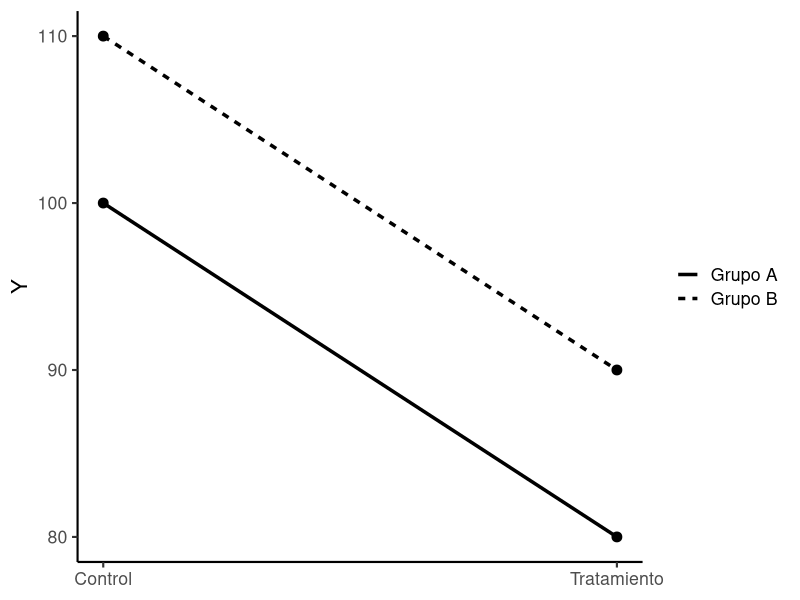
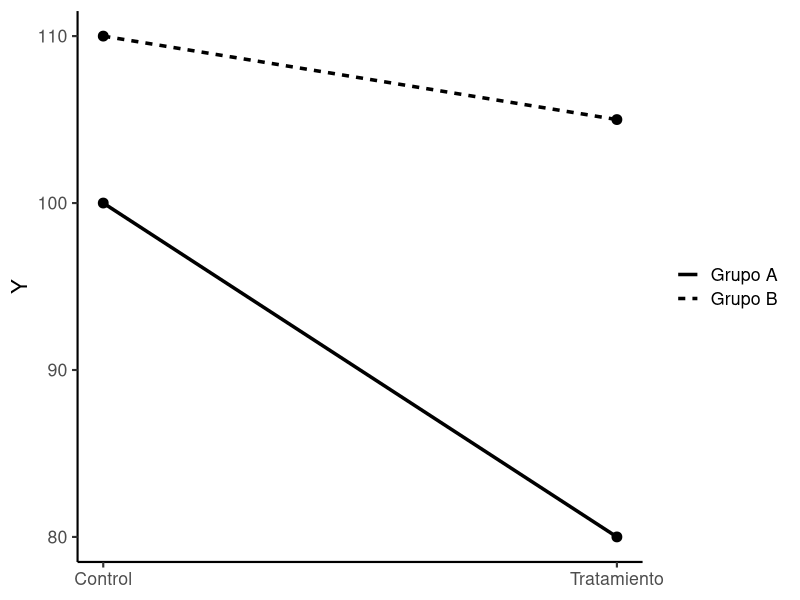
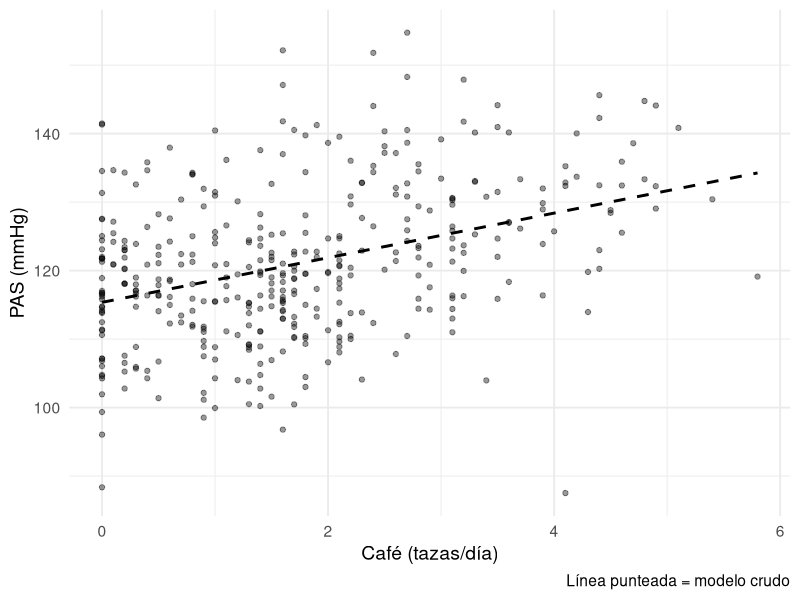
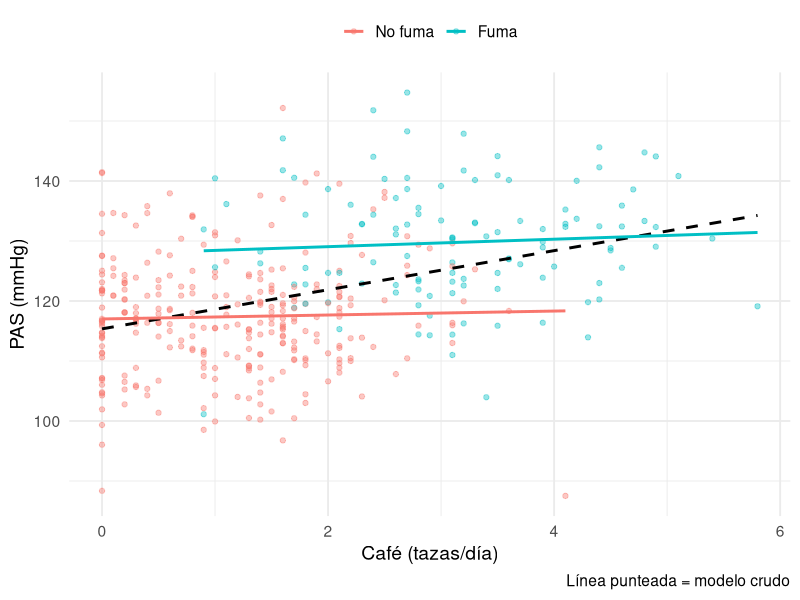
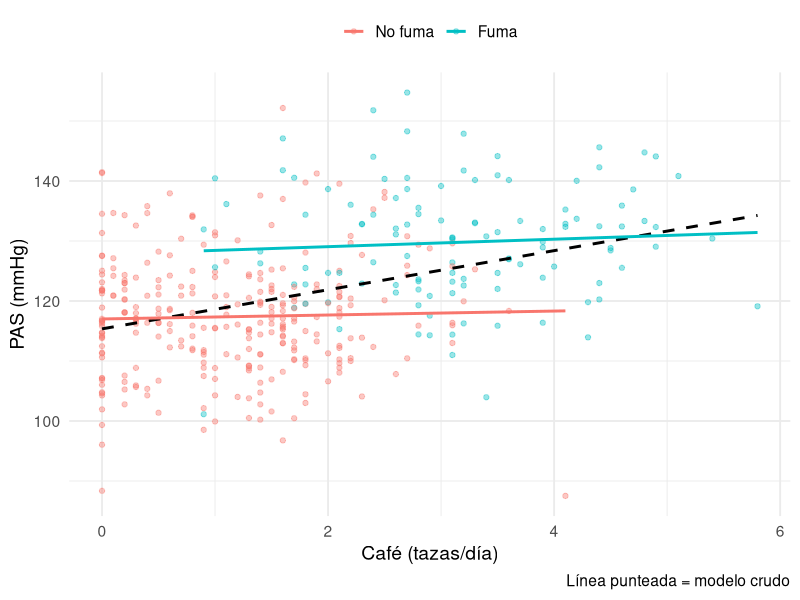
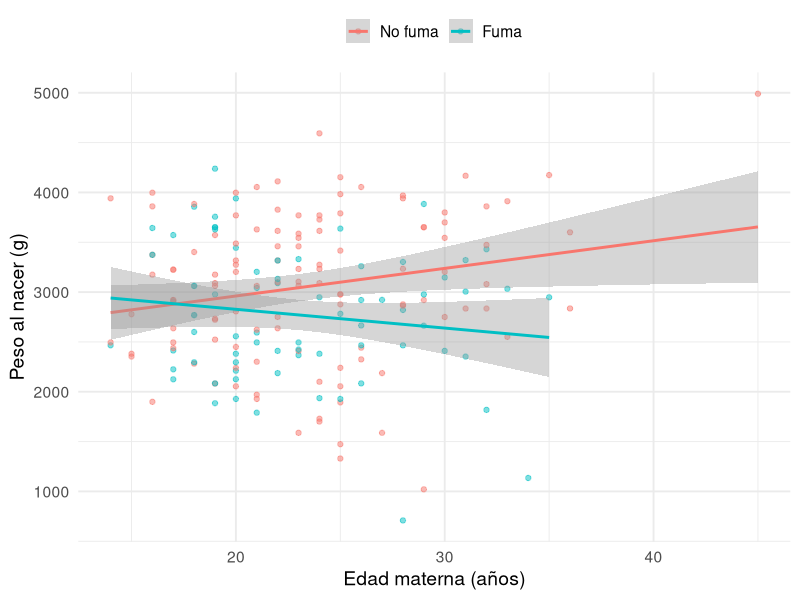
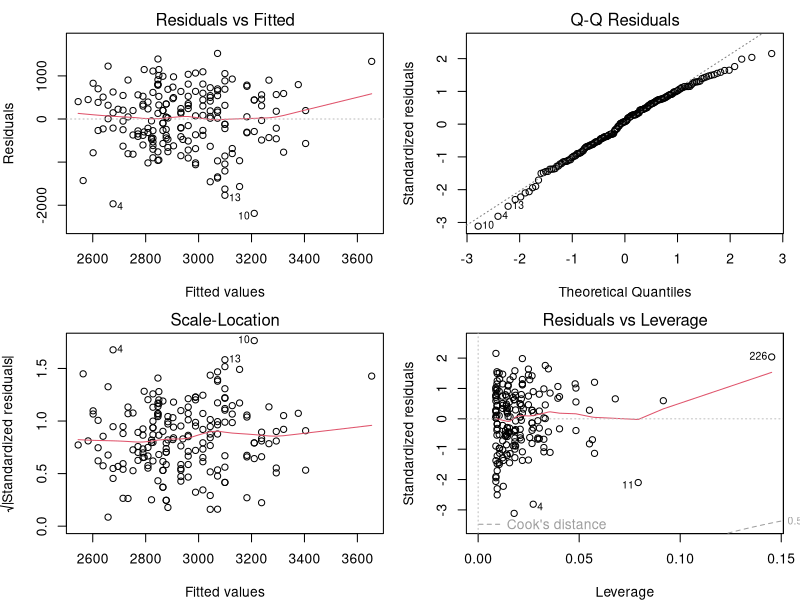

R code for these plots, in order:
## ---- chunk 1
#| label: setup
#| include: false
library(ggplot2)
theme_set(theme_minimal(base_size = 14))
data(birthwt, package = "MASS")
data(Pima.tr,  package = "MASS")
birthwt$smoke_f <- factor(birthwt$smoke, labels = c("No fuma", "Fuma"))
## ---- chunk 2
#| echo: false
#| fig-align: center
#| out-width: "90%"

library(ggplot2)
library(dplyr)
library(tidyr)

d1 <- data.frame(
  x = rep(c(0, 1), 2),
  y = c(100, 80, 110, 90),
  grupo = rep(c("Grupo A", "Grupo B"), each = 2)
)

ggplot(d1, aes(x, y, group = grupo, linetype = grupo)) +
  geom_line(linewidth = 1.2) +
  geom_point(size = 3) +
  scale_x_continuous(
    breaks = c(0, 1),
    labels = c("Control", "Tratamiento")
  ) +
  labs(x = NULL, y = "Y", linetype = NULL) +
  theme_classic(base_size = 16)
## ---- chunk 3
#| echo: false
#| fig-align: center
#| out-width: "90%"

d2 <- data.frame(
  x = rep(c(0, 1), 2),
  y = c(100, 80, 110, 105),
  grupo = rep(c("Grupo A", "Grupo B"), each = 2)
)

ggplot(d2, aes(x, y, group = grupo, linetype = grupo)) +
  geom_line(linewidth = 1.2) +
  geom_point(size = 3) +
  scale_x_continuous(
    breaks = c(0, 1),
    labels = c("Control", "Tratamiento")
  ) +
  labs(x = NULL, y = "Y", linetype = NULL) +
  theme_classic(base_size = 16)
## ---- chunk 4
set.seed(2026)
n    <- 400
fuma <- rbinom(n, 1, 0.3)
cafe <- pmax(0, round(1 + 2 * fuma + rnorm(n, 0, 1), 1))   # tazas/día
pas  <- 118 + 0 * cafe + 12 * fuma + rnorm(n, 0, 10)        # café: efecto real = 0
d_conf <- data.frame(pas, cafe, fuma = factor(fuma, labels = c("No fuma", "Fuma")))

d_conf |> ggplot(aes(cafe, pas)) +
  geom_point(alpha = 0.4) +
  geom_smooth(method = "lm", se = FALSE,
              colour = "black", linetype = 2) +
  labs(x = "Café (tazas/día)", y = "PAS (mmHg)",
       colour = NULL,
       caption = "Línea punteada = modelo crudo") +
  theme(legend.position = "top")
## ---- chunk 5
d_conf |> ggplot(aes(cafe, pas)) +
  geom_point(aes(colour = fuma), alpha = 0.4) +
  geom_smooth(method = "lm", se = FALSE,
              colour = "black", linetype = 2) +
  geom_smooth(aes(colour = fuma),
              method = "lm", se = FALSE) +
  labs(x = "Café (tazas/día)", y = "PAS (mmHg)",
       colour = NULL,
       caption = "Línea punteada = modelo crudo") +
  theme(legend.position = "top")
## ---- chunk 6

crudo    <- lm(pas ~ cafe, data = d_conf)
ajustado <- lm(pas ~ cafe + fuma, data = d_conf)
interac  <- lm(pas ~ cafe * fuma, data = d_conf)

c(crudo = coef(crudo)["cafe"], ajustado = coef(ajustado)["cafe"])
summary(interac)$coefficients["cafe:fumaFuma", ]
## ---- chunk 7
#| output-location: column
#| fig-width: 5
#| fig-height: 5
ggplot(d_conf, aes(cafe, pas)) +
  geom_point(aes(colour = fuma), alpha = 0.4) +
  geom_smooth(method = "lm", se = FALSE,
              colour = "black", linetype = 2) +
  geom_smooth(aes(colour = fuma),
              method = "lm", se = FALSE) +
  labs(x = "Café (tazas/día)", y = "PAS (mmHg)",
       colour = NULL,
       caption = "Línea punteada = modelo crudo") +
  theme(legend.position = "top")
## ---- chunk 8
m_sin <- lm(bwt ~ age + smoke_f, data = birthwt)
m_con <- lm(bwt ~ age * smoke_f, data = birthwt)
round(summary(m_con)$coefficients, 3)
anova(m_sin, m_con)        # prueba F parcial (aquí equivale a la t de β3)
## ---- chunk 9
#| echo: true
modelo <- lm(bwt ~ smoke * age, data = birthwt)
summary(modelo)
## ---- chunk 10
birthwt <- birthwt |>
  mutate(age_c = age - 25)

modelo_c <- lm(
  bwt ~ smoke * age_c,
  data = birthwt
)
## ---- chunk 11
m_ref_fuma <- lm(bwt ~ age * relevel(smoke_f, ref = "Fuma"), data = birthwt)

rbind(
  "No fuma" = c(coef(m_con)["age"],      confint(m_con)["age", ]),
  "Fuma"    = c(coef(m_ref_fuma)["age"], confint(m_ref_fuma)["age", ])
) |> round(1)
## ---- chunk 12
birthwt$age_c <- birthwt$age - mean(birthwt$age)    # media = 23.2 años
m_cen <- lm(bwt ~ age_c * smoke_f, data = birthwt)
round(summary(m_cen)$coefficients, 3)
## ---- chunk 13
#| output-location: column
#| fig-width: 5
#| fig-height: 5
ggplot(birthwt, aes(age, bwt, colour = smoke_f)) +
  geom_point(alpha = 0.5) +
  geom_smooth(method = "lm", se = TRUE) +
  labs(x = "Edad materna (años)",
       y = "Peso al nacer (g)",
       colour = NULL) +
  theme(legend.position = "top")
## ---- chunk 14
#| output-location: column
#| fig-width: 5
#| fig-height: 5
par(mfrow = c(2, 2), mar = c(4, 4, 2, 1))
plot(m_con)
